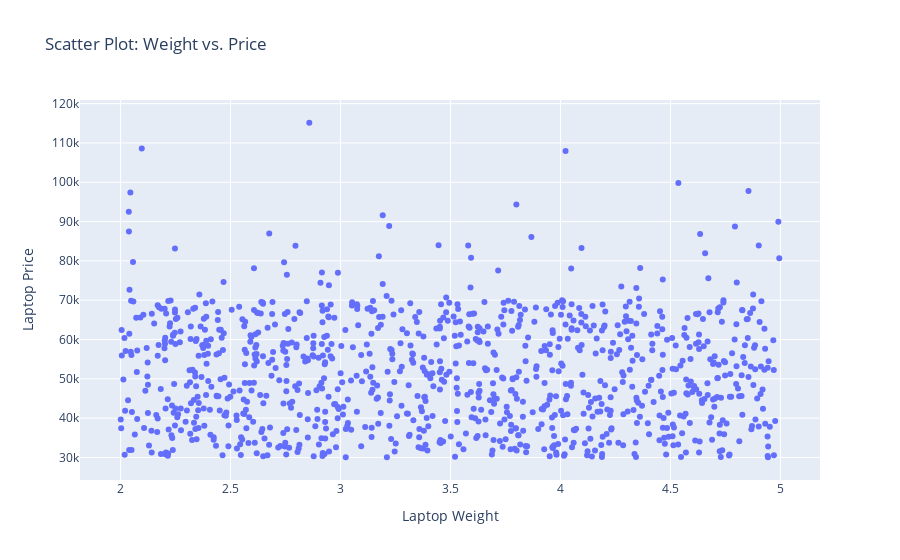

Notebook source saved alongside this figure:
### Code cell
# Scatter Plot: Price vs. Weight
fig = px.scatter(df, 
                 x='Weight',
                 y='Price', 
                 title='Scatter Plot: Weight vs. Price', 
                 labels={'Weight': 'Laptop Weight', 'Price': 'Laptop Price'})
fig.show()

### Figure 1 — Plotly figure (JSON) as saved in the notebook; plotly's stock layout.template omitted (floating-point values rounded to 4 significant figures; data arrays with more than 128 entries replaced by an {"elided": "..."} marker saying what was removed)
{"data": [{"hovertemplate": "Laptop Weight=%{x}<br>Laptop Price=%{y}<extra></extra>", "legendgroup": "", "marker": {"color": "#636efa", "symbol": "circle"}, "mode": "markers", "name": "", "orientation": "v", "showlegend": false, "type": "scatter", "x": {"elided": "1000 float values"}, "xaxis": "x", "y": {"elided": "1000 float values"}, "yaxis": "y"}], "layout": {"legend": {"tracegroupgap": 0}, "title": {"text": "Scatter Plot: Weight vs. Price"}, "xaxis": {"anchor": "y", "domain": [0, 1], "title": {"text": "Laptop Weight"}}, "yaxis": {"anchor": "x", "domain": [0, 1], "title": {"text": "Laptop Price"}}}}
